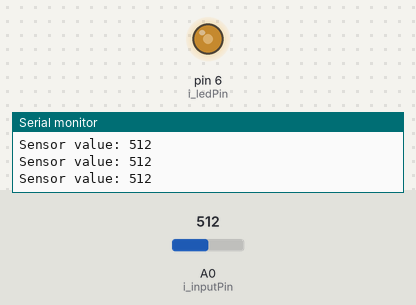
Bench run of a sketch on a simulated Arduino Uno, built with avr-gcc and run on an emulated ATmega328P. Parts: output pins drawn as LEDs (lit = HIGH), the last lines printed to the serial monitor. Inputs (shaded band) come from the test bench; at power-on: A0 (i_inputPin) = 512.

Above: at 1.2 s.
1.3 s: A0 (i_inputPin) set to 716
At 1.6 s:
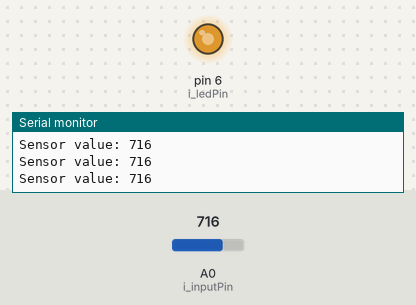
2.8 s: A0 (i_inputPin) set to 900
At 3.3 s:
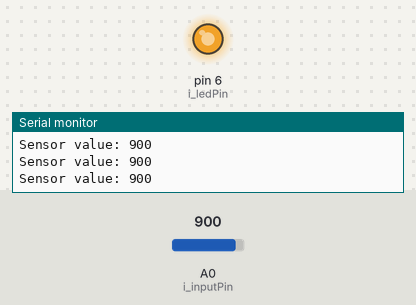
4.3 s: A0 (i_inputPin) set to 122
At 5.1 s:
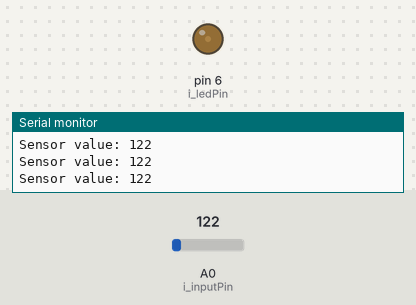
5.8 s: A0 (i_inputPin) set to 0
At 6.8 s:
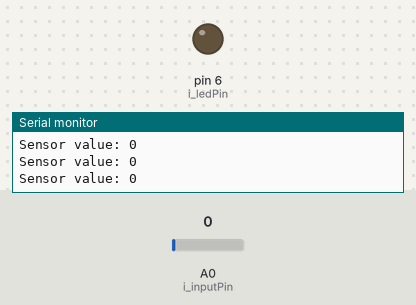
7.3 s: A0 (i_inputPin) set to 511
At 8.5 s:
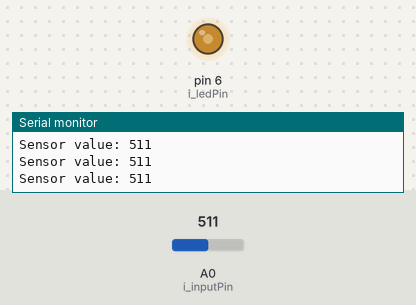
Timing chart, 0 to 9.8 s (numbered marks = the images above; inputs shaded):
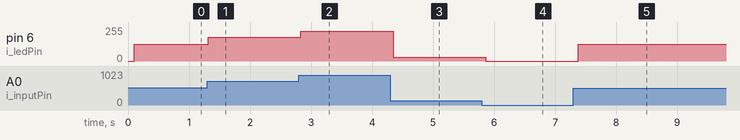

Measured:
- after the input at 1.3 s, pin 6 (i_ledPin): 127/255 → 178/255 at once
- after the input at 2.8 s, pin 6 (i_ledPin): 178/255 → 224/255 at once
- after the input at 4.3 s, pin 6 (i_ledPin): 224/255 → 30/255 after 0.05 s
- after the input at 5.8 s, pin 6 (i_ledPin): 30/255 → 0/255 after 0.06 s
- after the input at 7.3 s, pin 6 (i_ledPin): 0/255 → 127/255 after 0.08 s

The sketch:

course_analog_pwm_eg5.ino
```cpp
// What is the purpose of this script?
/* @description: Read an analogue input and print to the serial port
*  and then to the LED PWM output
*  This example uses functions
*  This is a demonstration script for a course being run on Arduino
*
*
*
*/

// @author: William Gebers
// @created: 24-05-2013
// @license: GNU Public License


// Include header libraries here
// No header libraries required

// Create global variables here
int i_intensity;             // Variable storing the current intensity of the LED
double d_lastUpdate;         // Variable to remember when we last updated the PWM (in mS)
const double d_period = 100; // How long should we wait between updates (in mS)
const int i_ledPin = 6;      // Which pin number we are using NB only some pins can do PWM
const int i_inputPin = A0;   // A0 is defined in the core library - We are using it as an input pin
int i_analogValue;           // Somewhere to store the value we read on the inputPin

// The code that runs when you hit start / restart goes here
void setup()
{
  i_intensity = 0;                    // Good practise to initialise a variable
  pinMode(i_ledPin,OUTPUT);           // Set the pin mode correctly
  analogWrite(i_ledPin,i_intensity);  // Set the output to 0
  pinMode(i_inputPin,INPUT);          // Set the pin mode correctly
  Serial.begin(9600);                 // Setup the serial port at a baud rate of 9600
  Serial.println("Script starts");    // Send us some information to know the program is running
  int i_analogValue = 0;              // Initialize the variable
}


// It just goes on, and on, and on, and on....
void loop()
{
    if(millis()-d_lastUpdate > d_period)           // Check if we need to update
    {
    readSensor();                                  // Call the function to read the ADC
    updateDisplay();                               // Call the function to update the LED output

    d_lastUpdate = millis();                       // Update the timer
    }
}

void readSensor()
{
    i_analogValue = analogRead(i_inputPin);        // Read the input from the ADC
    Serial.print("Sensor value: ");                // Send the information to the serial terminal
    Serial.println(i_analogValue);                 // Send us the data
}

void updateDisplay()
{
    i_intensity = map(i_analogValue,0,1023,0,255); // Analogue read value is 1023, so we need to reduce it to 255
    analogWrite(i_ledPin,i_intensity);             // Update the brightness
}
```
